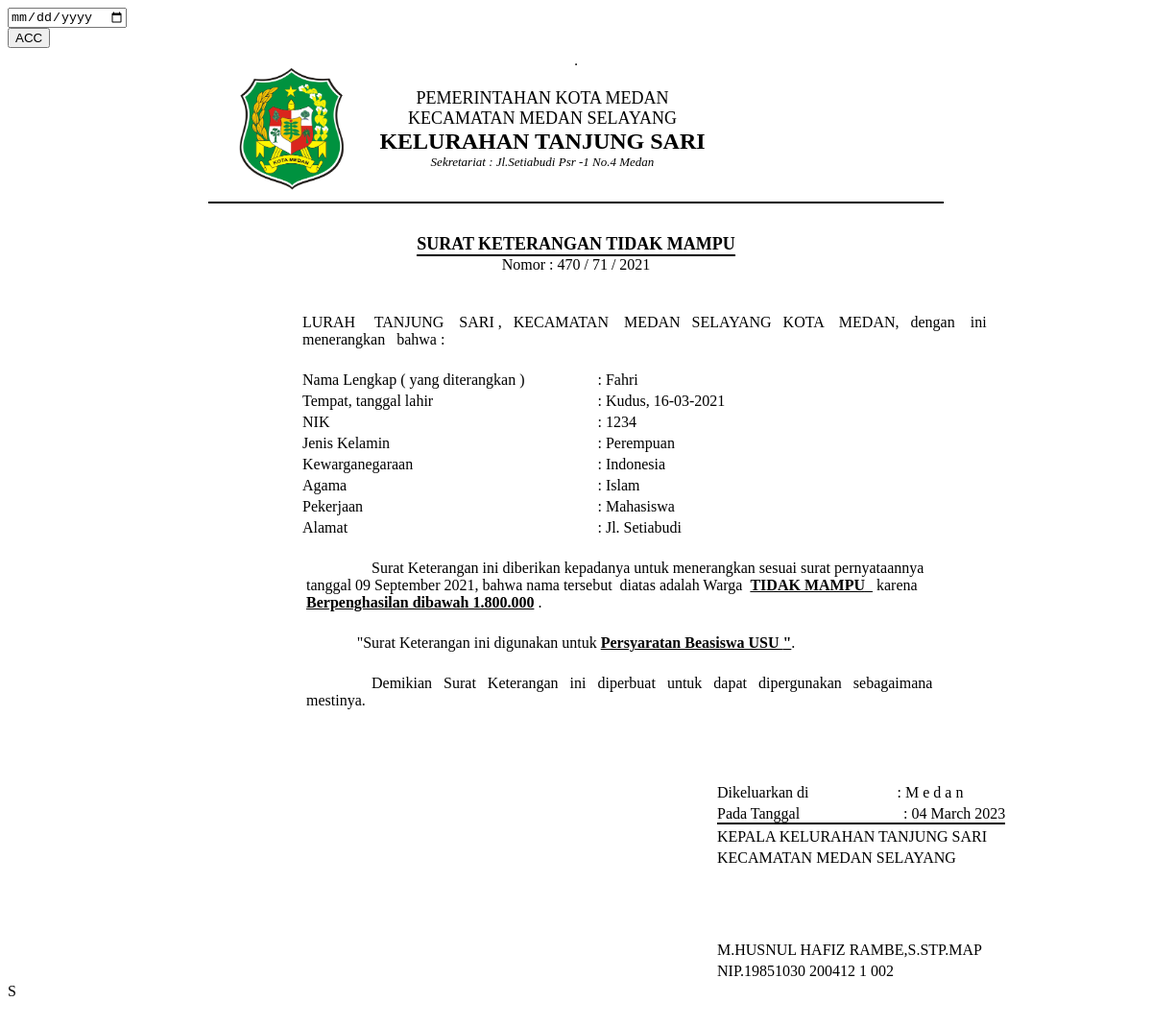
Page /demo1/view_sktm.php?id_request_sktm=71 on the committed database.
### tables this page shows
CREATE TABLE `data_request_sktm` (
  `id_request_sktm` int(11) NOT NULL,
  `nik` varchar(16) NOT NULL,
  `tanggal_request` timestamp NOT NULL DEFAULT CURRENT_TIMESTAMP,
  `scan_ktp` text NOT NULL,
  `scan_kk` text NOT NULL,
  `scan_pbb` text NOT NULL,
  `keperluan` varchar(30) NOT NULL,
  `request` varchar(20) NOT NULL DEFAULT 'TIDAK MAMPU',
  `sebab` varchar(50) NOT NULL,
  `keterangan` varchar(50) NOT NULL DEFAULT 'Data sedang diperiksa oleh Staf',
  `status` int(11) NOT NULL DEFAULT '0',
  `acc` date NOT NULL
);

CREATE TABLE `data_pemohon` (
  `nik` varchar(16) NOT NULL,
  `nama` varchar(30) NOT NULL,
  `tanggal_lahir` date NOT NULL,
  `tempat_lahir` varchar(30) NOT NULL,
  `jekel` varchar(20) NOT NULL,
  `agama` varchar(20) NOT NULL,
  `alamat` text NOT NULL,
  `telepon` varchar(13) NOT NULL,
  `pekerjaan` varchar(30) NOT NULL
);

### demo1/view_sktm.php (the view, shortened to what the rows shown need)
<?php include '../konek.php';?>
<link href="css/sweetalert.css" rel="stylesheet" type="text/css">
<?php
	if(isset($_GET['id_request_sktm'])){
		$id=$_GET['id_request_sktm'];
		$sql = "SELECT * FROM data_request_sktm natural join data_pemohon WHERE id_request_sktm='$id'";
		$query = mysqli_query($konek,$sql);
        $data = mysqli_fetch_array($query,MYSQLI_BOTH);
        $id=$data['id_request_sktm'];
        $nik = $data['nik'];
		$nama = $data['nama'];
		$tempat = $data['tempat_lahir'];
        $tgl = $data['tanggal_lahir'];
        $tgl2 = $data['tanggal_request'];
        $format1 = date('Y', strtotime($tgl2));
        $format2 = date('d-m-Y', strtotime($tgl));
        $format3 = date('d F Y', strtotime($tgl2));
		$agama = $data['agama'];
		$jekel = $data['jekel'];
		$nama = $data['nama'];
		$alamat = $data['alamat'];
        $pekerjaan = $data['pekerjaan'];
        $keperluan = $data['keperluan'];
        $request = $data['request'];
        $sebab = $data['sebab'];
	}
?>
                <div class="page-inner mt--5">
					<div class="row">
						<div class="col-md-12">
							<div class="card">
								<div class="card-body">
                                <table border="1" align="center">
                                    <br>
                                    <table border="0" align="center">
                                        <tr>
                                            <td>
                                                <center>
                                                    <font size="4"><b>SURAT KETERANGAN <?php echo $request;?></b></font><br>
                                                    <hr style="margin:0px" color="black">
                                                    <span>Nomor : 470 / <?php echo $id;?> / <?php echo $format1;?></span>
                                                </center>
                                            </td>
                                        </tr>
                                    </table>
                                    <br>
                                    <br>
                                    <br>
                                    <table border="0">
                                        <tr>
                                            <td> &nbsp;&nbsp;&nbsp;&nbsp;&nbsp;&nbsp;&nbsp;&nbsp;&nbsp;&nbsp;&nbsp;&nbsp;&nbsp;&nbsp;&nbsp;&nbsp;&nbsp;&nbsp;&nbsp;&nbsp;&nbsp;&nbsp;&nbsp;&nbsp;&nbsp;&nbsp;&nbsp;&nbsp;&nbsp;&nbsp;&nbsp;&nbsp;&nbsp;&nbsp;&nbsp;&nbsp;&nbsp;&nbsp;&nbsp;&nbsp;&nbsp;&nbsp;&nbsp;&nbsp;&nbsp;&nbsp;&nbsp;&nbsp;&nbsp;&nbsp;&nbsp;&nbsp;&nbsp;&nbsp;&nbsp;&nbsp;&nbsp;&nbsp;&nbsp;&nbsp;&nbsp;&nbsp;&nbsp;&nbsp;&nbsp;&nbsp;&nbsp;&nbsp;&nbsp;&nbsp;&nbsp;&nbsp;&nbsp;&nbsp;&nbsp;&nbsp;Nama Lengkap ( yang diterangkan )&nbsp;&nbsp;&nbsp;&nbsp;&nbsp;&nbsp;&nbsp;&nbsp;&nbsp;&nbsp;&nbsp;&nbsp;&nbsp;&nbsp;&nbsp;&nbsp;&nbsp;&nbsp;</td>
                                            <td>:</td>
                                            <td><?php echo $nama;?></td>
                                        </tr>
                                        <tr>
                                            <td> &nbsp;&nbsp;&nbsp;&nbsp;&nbsp;&nbsp;&nbsp;&nbsp;&nbsp;&nbsp;&nbsp;&nbsp;&nbsp;&nbsp;&nbsp;&nbsp;&nbsp;&nbsp;&nbsp;&nbsp;&nbsp;&nbsp;&nbsp;&nbsp;&nbsp;&nbsp;&nbsp;&nbsp;&nbsp;&nbsp;&nbsp;&nbsp;&nbsp;&nbsp;&nbsp;&nbsp;&nbsp;&nbsp;&nbsp;&nbsp;&nbsp;&nbsp;&nbsp;&nbsp;&nbsp;&nbsp;&nbsp;&nbsp;&nbsp;&nbsp;&nbsp;&nbsp;&nbsp;&nbsp;&nbsp;&nbsp;&nbsp;&nbsp;&nbsp;&nbsp;&nbsp;&nbsp;&nbsp;&nbsp;&nbsp;&nbsp;&nbsp;&nbsp;&nbsp;&nbsp;&nbsp;&nbsp;&nbsp;&nbsp;&nbsp;&nbsp;Tempat, tanggal lahir</td>
                                            <td>:</td>
                                            <td><?php echo $tempat.", ".$format2;?></td>
                                        </tr>
                                        <tr>
                                            <td> &nbsp;&nbsp;&nbsp;&nbsp;&nbsp;&nbsp;&nbsp;&nbsp;&nbsp;&nbsp;&nbsp;&nbsp;&nbsp;&nbsp;&nbsp;&nbsp;&nbsp;&nbsp;&nbsp;&nbsp;&nbsp;&nbsp;&nbsp;&nbsp;&nbsp;&nbsp;&nbsp;&nbsp;&nbsp;&nbsp;&nbsp;&nbsp;&nbsp;&nbsp;&nbsp;&nbsp;&nbsp;&nbsp;&nbsp;&nbsp;&nbsp;&nbsp;&nbsp;&nbsp;&nbsp;&nbsp;&nbsp;&nbsp;&nbsp;&nbsp;&nbsp;&nbsp;&nbsp;&nbsp;&nbsp;&nbsp;&nbsp;&nbsp;&nbsp;&nbsp;&nbsp;&nbsp;&nbsp;&nbsp;&nbsp;&nbsp;&nbsp;&nbsp;&nbsp;&nbsp;&nbsp;&nbsp;&nbsp;&nbsp;&nbsp;&nbsp;NIK</td>
                                            <td>:</td>
                                            <td><?php echo $nik;?></td>
                                        </tr>
                                        <tr>
                                            <td> &nbsp;&nbsp;&nbsp;&nbsp;&nbsp;&nbsp;&nbsp;&nbsp;&nbsp;&nbsp;&nbsp;&nbsp;&nbsp;&nbsp;&nbsp;&nbsp;&nbsp;&nbsp;&nbsp;&nbsp;&nbsp;&nbsp;&nbsp;&nbsp;&nbsp;&nbsp;&nbsp;&nbsp;&nbsp;&nbsp;&nbsp;&nbsp;&nbsp;&nbsp;&nbsp;&nbsp;&nbsp;&nbsp;&nbsp;&nbsp;&nbsp;&nbsp;&nbsp;&nbsp;&nbsp;&nbsp;&nbsp;&nbsp;&nbsp;&nbsp;&nbsp;&nbsp;&nbsp;&nbsp;&nbsp;&nbsp;&nbsp;&nbsp;&nbsp;&nbsp;&nbsp;&nbsp;&nbsp;&nbsp;&nbsp;&nbsp;&nbsp;&nbsp;&nbsp;&nbsp;&nbsp;&nbsp;&nbsp;&nbsp;&nbsp;&nbsp;Jenis Kelamin</td>
                                            <td>:</td>
                                            <td><?php echo $jekel;?></td>
                                        </tr>
                                        <tr>
                                            <td> &nbsp;&nbsp;&nbsp;&nbsp;&nbsp;&nbsp;&nbsp;&nbsp;&nbsp;&nbsp;&nbsp;&nbsp;&nbsp;&nbsp;&nbsp;&nbsp;&nbsp;&nbsp;&nbsp;&nbsp;&nbsp;&nbsp;&nbsp;&nbsp;&nbsp;&nbsp;&nbsp;&nbsp;&nbsp;&nbsp;&nbsp;&nbsp;&nbsp;&nbsp;&nbsp;&nbsp;&nbsp;&nbsp;&nbsp;&nbsp;&nbsp;&nbsp;&nbsp;&nbsp;&nbsp;&nbsp;&nbsp;&nbsp;&nbsp;&nbsp;&nbsp;&nbsp;&nbsp;&nbsp;&nbsp;&nbsp;&nbsp;&nbsp;&nbsp;&nbsp;&nbsp;&nbsp;&nbsp;&nbsp;&nbsp;&nbsp;&nbsp;&nbsp;&nbsp;&nbsp;&nbsp;&nbsp;&nbsp;&nbsp;&nbsp;&nbsp;Agama</td>
                                            <td>:</td>
                                            <td><?php echo $agama;?></td>
                                        </tr>
                                        <tr>
                                            <td> &nbsp;&nbsp;&nbsp;&nbsp;&nbsp;&nbsp;&nbsp;&nbsp;&nbsp;&nbsp;&nbsp;&nbsp;&nbsp;&nbsp;&nbsp;&nbsp;&nbsp;&nbsp;&nbsp;&nbsp;&nbsp;&nbsp;&nbsp;&nbsp;&nbsp;&nbsp;&nbsp;&nbsp;&nbsp;&nbsp;&nbsp;&nbsp;&nbsp;&nbsp;&nbsp;&nbsp;&nbsp;&nbsp;&nbsp;&nbsp;&nbsp;&nbsp;&nbsp;&nbsp;&nbsp;&nbsp;&nbsp;&nbsp;&nbsp;&nbsp;&nbsp;&nbsp;&nbsp;&nbsp;&nbsp;&nbsp;&nbsp;&nbsp;&nbsp;&nbsp;&nbsp;&nbsp;&nbsp;&nbsp;&nbsp;&nbsp;&nbsp;&nbsp;&nbsp;&nbsp;&nbsp;&nbsp;&nbsp;&nbsp;&nbsp;&nbsp;Pekerjaan</td>
                                            <td>:</td>
                                            <td><?php echo $pekerjaan;?></td>
                                        </tr>
                                        <tr>
                                            <td> &nbsp;&nbsp;&nbsp;&nbsp;&nbsp;&nbsp;&nbsp;&nbsp;&nbsp;&nbsp;&nbsp;&nbsp;&nbsp;&nbsp;&nbsp;&nbsp;&nbsp;&nbsp;&nbsp;&nbsp;&nbsp;&nbsp;&nbsp;&nbsp;&nbsp;&nbsp;&nbsp;&nbsp;&nbsp;&nbsp;&nbsp;&nbsp;&nbsp;&nbsp;&nbsp;&nbsp;&nbsp;&nbsp;&nbsp;&nbsp;&nbsp;&nbsp;&nbsp;&nbsp;&nbsp;&nbsp;&nbsp;&nbsp;&nbsp;&nbsp;&nbsp;&nbsp;&nbsp;&nbsp;&nbsp;&nbsp;&nbsp;&nbsp;&nbsp;&nbsp;&nbsp;&nbsp;&nbsp;&nbsp;&nbsp;&nbsp;&nbsp;&nbsp;&nbsp;&nbsp;&nbsp;&nbsp;&nbsp;&nbsp;&nbsp;&nbsp;Alamat</td>
                                            <td>:</td>
                                            <td><?php echo $alamat;?></td>
                                        </tr>
                                    </table>
                                    <br>
                                    <table border="0" align="align-items-left">
                                        <tr>
                                            <td>
                                                 &nbsp;&nbsp;&nbsp;&nbsp;&nbsp;&nbsp;&nbsp;&nbsp;&nbsp;&nbsp;&nbsp;&nbsp;&nbsp;&nbsp;&nbsp;&nbsp;&nbsp;&nbsp;&nbsp;&nbsp;&nbsp;&nbsp;&nbsp;&nbsp;&nbsp;&nbsp;&nbsp;&nbsp;&nbsp;&nbsp;&nbsp;&nbsp;&nbsp;&nbsp;&nbsp;&nbsp;&nbsp;&nbsp;&nbsp;&nbsp;&nbsp;&nbsp;&nbsp;&nbsp;&nbsp;&nbsp;&nbsp;&nbsp;&nbsp;&nbsp;&nbsp;&nbsp;&nbsp;&nbsp;&nbsp;&nbsp;&nbsp;&nbsp;&nbsp;&nbsp;&nbsp;&nbsp;&nbsp;&nbsp;&nbsp;&nbsp;&nbsp;&nbsp;&nbsp;&nbsp;&nbsp;&nbsp;&nbsp;&nbsp;&nbsp;&nbsp;&nbsp;&nbsp;&nbsp;&nbsp;&nbsp;&nbsp;&nbsp;&nbsp;&nbsp;&nbsp;&nbsp;&nbsp;&nbsp;&nbsp;&nbsp;&nbsp;&nbsp;&nbsp;Surat Keterangan ini diberikan kepadanya untuk menerangkan sesuai surat pernyataannya <br>&nbsp;&nbsp;&nbsp;&nbsp;&nbsp;&nbsp;&nbsp;&nbsp;&nbsp;&nbsp;&nbsp;&nbsp;&nbsp;&nbsp;&nbsp;&nbsp;&nbsp;&nbsp;&nbsp;&nbsp;&nbsp;&nbsp;&nbsp;&nbsp;&nbsp;&nbsp;&nbsp;&nbsp;&nbsp;&nbsp;&nbsp;&nbsp;&nbsp;&nbsp;&nbsp;&nbsp;&nbsp;&nbsp;&nbsp;&nbsp;&nbsp;&nbsp;&nbsp;&nbsp;&nbsp;&nbsp;&nbsp;&nbsp;&nbsp;&nbsp; &nbsp;&nbsp;&nbsp;&nbsp;&nbsp;&nbsp;&nbsp;&nbsp;&nbsp;&nbsp;&nbsp;&nbsp;&nbsp;&nbsp;&nbsp;&nbsp;&nbsp;&nbsp;&nbsp;&nbsp;&nbsp;&nbsp;&nbsp;&nbsp;&nbsp;&nbsp;tanggal<?php echo " ".$format3;?>, bahwa nama tersebut &nbsp;diatas adalah Warga&nbsp; <b><u><?php echo $request;?>&nbsp;&nbsp;</u></b> karena<br>&nbsp;&nbsp;&nbsp;&nbsp;&nbsp;&nbsp;&nbsp;&nbsp;&nbsp;&nbsp;&nbsp;&nbsp;&nbsp;&nbsp;&nbsp;&nbsp;&nbsp;&nbsp;&nbsp;&nbsp;&nbsp;&nbsp;&nbsp;&nbsp;&nbsp;&nbsp;&nbsp;&nbsp;&nbsp;&nbsp;&nbsp;&nbsp;&nbsp;&nbsp;&nbsp;&nbsp;&nbsp;&nbsp;&nbsp;&nbsp;&nbsp;&nbsp;&nbsp;&nbsp;&nbsp;&nbsp;&nbsp;&nbsp;&nbsp;&nbsp;&nbsp;&nbsp;&nbsp;&nbsp;&nbsp;&nbsp;&nbsp;&nbsp;&nbsp;&nbsp;&nbsp;&nbsp;&nbsp;&nbsp;&nbsp;&nbsp;&nbsp;&nbsp;&nbsp;&nbsp;&nbsp;&nbsp;&nbsp;&nbsp;&nbsp;&nbsp; <b><u><?php echo $sebab;?></u></b> .
                                            </td>
                                        </tr>
                                    </table>
                                        <br>
                                    <table border="0" align="center">
                                        <tr>
                                            <td>
                                                "Surat Keterangan ini digunakan untuk <b><U><?php echo $keperluan;?>"</U></b>.
                                            </td>
                                        </tr>
                                    </table>
                                    <br>
                                    </table>
                                    <br>
                                    <br>
                                    <br>
                                    <br>
                                    <br>
                                    <br>
                                <br>
                                <br>
                                <br>
                                <br>
                                <br>
                                <br>
                                <br>
								</div>
							</div>
						</div>
					</div>
			</div>

### rows in the picture
data_request_sktm: request "TIDAK MAMPU", id_request_sktm "71", tanggal_request "2021", data_pemohon.nama "Fahri", data_pemohon.tempat_lahir "Kudus", data_pemohon.tanggal_lahir "16-03-2021", nik "1234", data_pemohon.jekel "Perempuan", data_pemohon.agama "Islam", data_pemohon.pekerjaan "Mahasiswa", data_pemohon.alamat "Jl. Setiabudi", tanggal_request "09 September 2021", sebab "Berpenghasilan dibawah 1.800.000", keperluan "Persyaratan Beasiswa USU"
